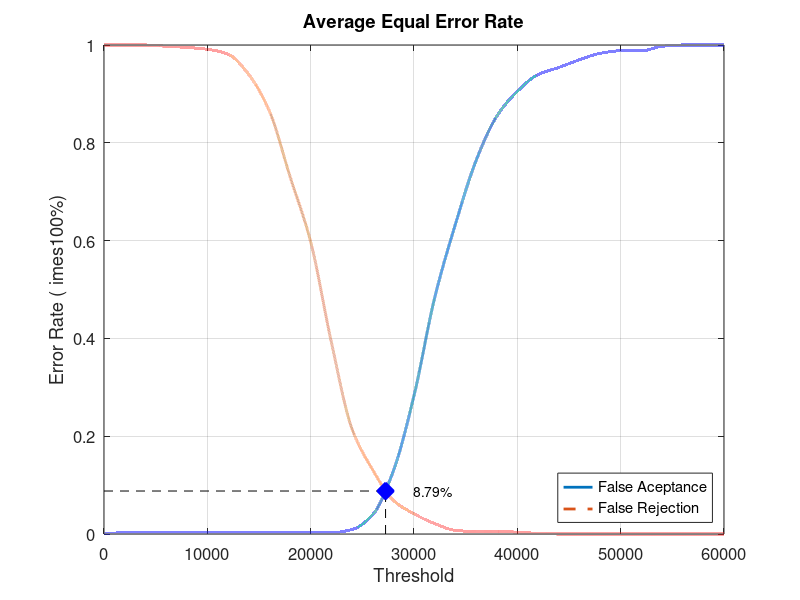
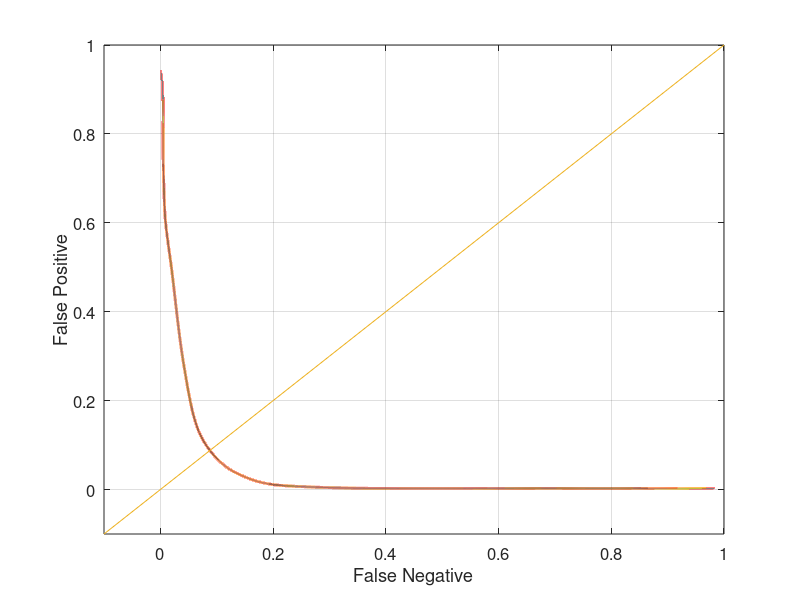

These figures' MATLAB source, in order:
close all;
clear;
clc;
x = 0:2000:60000;
xq = 0:0.5:60000;

y0 = [0 0.00263158 0.00263158 0.00263158 0.00263158 0.00263158 0.00263158 0.00263158 0.00263158 0.00263158 0.00263158 0.00263158 0.00921053 0.0394737 0.128947 0.282895 0.482895 0.632895 0.763158 0.853947 0.905263 0.939474 0.953947 0.969737 0.982895 0.988158 0.988158 0.997368 1 1 1]
yy0 = interp1(x, y0, xq, 'pchip');
y1 = [1 1 1 0.9975 0.995 0.99125 0.98125 0.94 0.865 0.73125 0.5975 0.3925 0.215 0.13125 0.06875 0.04125 0.02125 0.0075 0.005 0.005 0.00375 0.00125 0 0 0 0 0 0 0 0 0]
yy1 = interp1(x, y1, xq, 'pchip');

% Calculating EER: 
y2 = abs(y0 - y1);
find(y2 == min(y2))
yy2 = abs(yy0 - yy1);
xEER = find(yy2 == min(yy2));
xEERIndex = xq(xEER) % X-axis EER
yEER = yy0(xEER) % Y-axis EER

main = figure
plot(xq, yy0,'-','LineWidth', 2);	hold on
plot(xq, yy1,'--','LineWidth', 2);	hold on
plot([xEERIndex xEERIndex], [0 yEER], 'k--');	hold on
plot([0 xEERIndex], [yEER yEER], 'k--');	hold on
plot(xEERIndex, yEER, 'bx', 'LineWidth', 10);	hold on
text(xEERIndex + 10 * xEERIndex / 100, yEER, [num2str(round((10000 * yEER)) / 100) '%'])
legend('False Aceptance', 'False Rejection', 'Location', 'SouthEast')
xlabel('Threshold')
ylabel('Error Rate (	imes100%)')
title('Average Equal Error Rate')
set(gca, 'FontSize', 12)
axis([0 60000 0 1])
grid on

print(main, 'Experiment3AverageMain', '-dpng');
FNRxFPR = figure('Color', [1 1 1]);
plot(yy1, yy0, '-', yy1, yy0, 'LineWidth', 2);
hold on
y = -0.1:0.1:1
plot(y, y); 
set(gca, 'FontSize', 12)
xlabel('False Negative')
ylabel('False Positive')
axis([-0.1 1 -0.1 1])
set(gca, 'FontSize', 12)
grid on

print(FNRxFPR, 'Experiment3AverageFNRxFPR','-dpng');
